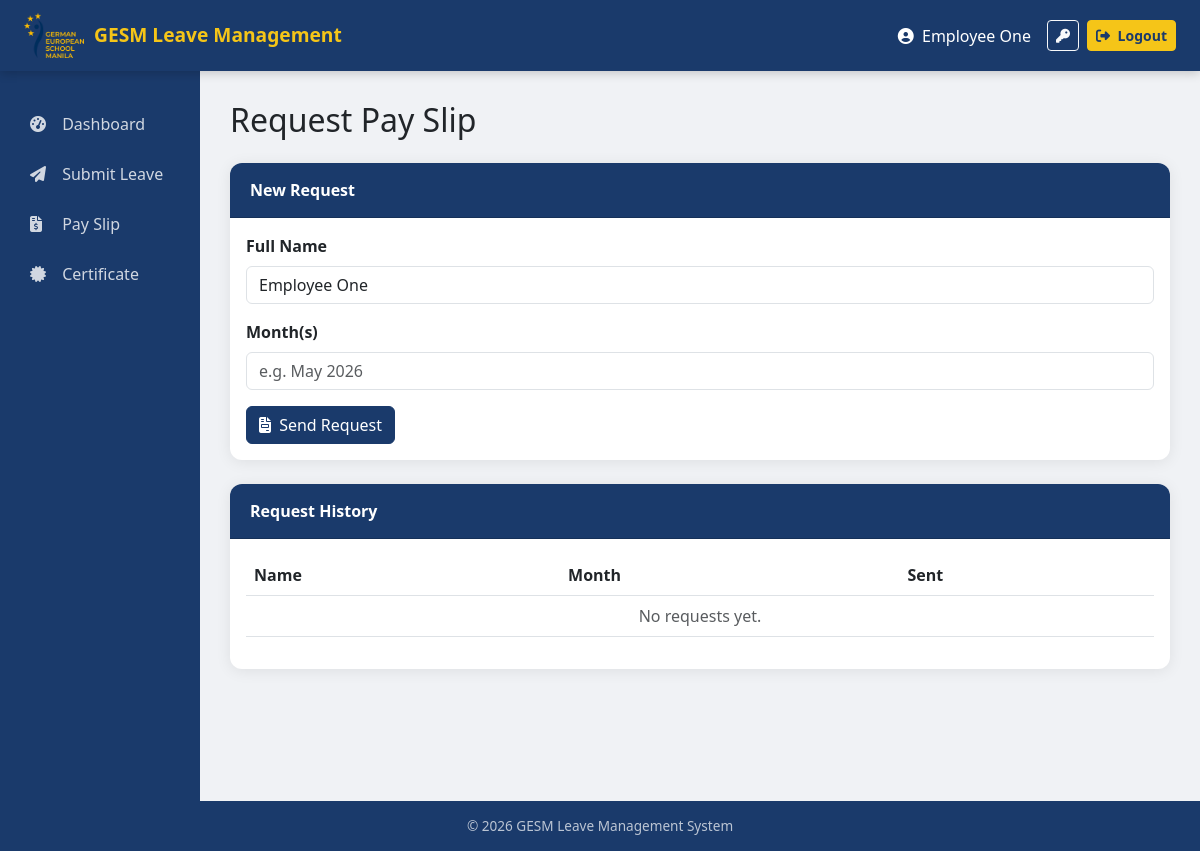
Screenshot of /dashboard/pay-slip/ (signed in) with the database file from the repository.
### accounts/models.py (models this page shows, shortened)
class User(AbstractUser):
    ROLE_CHOICES = [
    ('teacher', 'Teacher'),
    ('admin', 'Admin'),
    ('head_of_department', 'Head of Department'),
    ('head_of_school', 'Head of School'),
    ('head_of_admin', 'Head of Administration'),
    ('hr', 'HR'),
    ('scheduling_team', 'Scheduling Team'),
    ('calendar_access', 'Calendar Access'),
]
    role = models.CharField(max_length=20, choices=ROLE_CHOICES)
    department = models.ForeignKey(
        'Department',
        on_delete=models.SET_NULL,
        null=True,
        blank=True,
        related_name='members'
    )
    email = models.EmailField(unique=True)
    superior = models.ForeignKey(
        'self',
        on_delete=models.SET_NULL,
        null=True,
        blank=True,
        related_name='subordinates'
    )
    is_approved = models.BooleanField(default=False)  # approved by HR
    is_email_verified = models.BooleanField(default=False)  # email verified
    email_verification_token = models.UUIDField(default=uuid.uuid4, editable=False)

### dashboard/views.py (the view, shortened to what this page needs)
# urls.py: path('pay-slip/', PaySlipView.as_view(), name='pay_slip'),
class PaySlipView(LoginRequiredMixin, View):
    ALLOWED_ROLES = ['teacher', 'admin', 'head_of_department', 'head_of_school', 'hr']
    def get(self, request):
        if request.user.role not in self.ALLOWED_ROLES:
            return redirect('dashboard')
        history = PaySlipRequest.objects.filter(user=request.user).order_by('-sent_at')
        return render(request, 'dashboard/pay_slip.html', {'history': history})

### dashboard/templates/dashboard/pay_slip.html
{% extends 'base.html' %}
{% block content %}
<h2 class='mb-4'>Request Pay Slip</h2>
<div class='card mb-4'>
  <div class='card-header'>New Request</div>
  <div class='card-body'>
    <form method='post'>{% csrf_token %}
      <div class='mb-3'>
        <label class='form-label fw-bold'>Full Name</label>
        <input name='full_name' class='form-control'
          value='{{ request.user.first_name }} {{ request.user.last_name }}' required>
      </div>
      <div class='mb-3'>
        <label class='form-label fw-bold'>Month(s)</label>
        <input name='month' class='form-control'
          placeholder='e.g. May 2026' required>
      </div>
      <button type='submit' class='btn btn-primary'>
        <i class='fas fa-file-invoice me-1'></i> Send Request
      </button>
    </form>
  </div>
</div>
<div class='card'>
  <div class='card-header'>Request History</div>
  <div class='card-body'>
    <table class='table table-hover'>
      <thead><tr>
        <th>Name</th><th>Month</th><th>Sent</th>
      </tr></thead>
      <tbody>
        {% for r in history %}
        <tr>
          <td>{{ r.full_name }}</td>
          <td>{{ r.month }}</td>
          <td><small class='text-muted'>{{ r.sent_at|date:'d/m/Y H:i' }}</small></td>
        </tr>
        {% empty %}
        <tr><td colspan='3' class='text-center text-muted'>No requests yet.</td></tr>
        {% endfor %}
      </tbody>
    </table>
  </div>
</div>
{% endblock %}

### templates/base.html (shortened to what this page needs)
{% load static %}
<!DOCTYPE html>
<html lang="en">
<head>
   <link href="https://cdn.jsdelivr.net/npm/bootstrap@5.3.0/dist/css/bootstrap.min.css" rel="stylesheet">
   <link href="https://cdnjs.cloudflare.com/ajax/libs/font-awesome/6.4.0/css/all.min.css" rel="stylesheet">
</head>
<body>
<nav class="navbar navbar-expand-lg">
   <div class="container-fluid px-4">
       <a class="navbar-brand d-flex align-items-center"
          href="{% if request.user.is_authenticated %}{% url 'dashboard' %}{% else %}{% url 'login' %}{% endif %}">
           <img src="{% static 'images/logo.png' %}" alt="GESM Logo">
           <span>GESM Leave Management</span>
       </a>
       <div class="ms-auto d-flex align-items-center">
           {% if request.user.is_authenticated %}
           <span class="text-white me-3">
               <i class="fas fa-user-circle me-1"></i>
               {{ request.user.first_name }} {{ request.user.last_name }}
           </span>
           <a href="{% url 'change_password' %}" class="btn btn-outline-light btn-sm me-2"
              title="Account Settings">
               <i class="fas fa-key"></i>
           </a>
           <a href="{% url 'logout' %}" class="btn btn-warning btn-sm">
               <i class="fas fa-sign-out-alt me-1"></i> Logout
           </a>
           {% endif %}
       </div>
   </div>
</nav>
<div class="container-fluid p-0">
   <div class="row g-0">
       <div class="col-md-2 sidebar">
           <nav class="nav flex-column mt-2">
               {% if request.user.is_authenticated %}
               <a class="nav-link" href="{% url 'dashboard' %}">
                   <i class="fas fa-tachometer-alt"></i> Dashboard
               </a>
               {% if request.user.role == 'teacher' or request.user.role == 'admin' or request.user.role == 'hr' or request.user.role == 'head_of_department' %}
               <a class="nav-link" href="{% url 'submit_leave' %}">
                   <i class="fas fa-paper-plane"></i> Submit Leave
               </a>
               {% endif %}
               {% if request.user.role == 'teacher' or request.user.role == 'admin' or request.user.role == 'hr' or request.user.role == 'head_of_department' or request.user.role == 'head_of_school' %}
               <a class="nav-link" href="{% url 'pay_slip' %}">
                   <i class="fas fa-file-invoice-dollar"></i> Pay Slip
               </a>
               {% endif %}
               {% if request.user.role == 'teacher' or request.user.role == 'admin' or request.user.role == 'head_of_department' or request.user.role == 'head_of_school' %}
               <a class="nav-link" href="{% url 'certificate' %}">
                   <i class="fas fa-certificate"></i> Certificate
               </a>
               {% endif %}
               {% endif %}
           </nav>
       </div>
       <div class="col-md-10 main-content">
           {% block content %}{% endblock %}
       </div>
   </div>
</div>
<footer class="footer">
   &copy; 2026 GESM Leave Management System
</footer>
</body>
</html>

### templates/base.html (style rules this page uses)
:root { --gesm-blue: #1a3a6b; --gesm-yellow: #f5c518; --gesm-light: #f8f9fa; }
body { background-color: #f0f2f5; font-family: 'Segoe UI', sans-serif; }
.navbar { background-color: var(--gesm-blue) !important; box-shadow: 0 2px 10px rgba(0,0,0,0.2); }
.navbar-brand img { height: 45px; }
.navbar-brand span { color: var(--gesm-yellow); font-weight: 700; font-size: 1.2rem; margin-left: 10px; }
.nav-link { color: white !important; font-weight: 500; }
.sidebar { background-color: var(--gesm-blue); min-height: calc(100vh - 70px); padding-top: 20px; }
.sidebar .nav-link { color: rgba(255,255,255,0.8) !important; padding: 10px 20px; border-radius: 8px; margin: 3px 10px; transition: all 0.3s; }
.sidebar .nav-link i { width: 20px; margin-right: 8px; }
.main-content { padding: 30px; }
.card { border: none; border-radius: 12px; box-shadow: 0 2px 15px rgba(0,0,0,0.08); margin-bottom: 20px; }
.card-header { background-color: var(--gesm-blue); color: white; border-radius: 12px 12px 0 0 !important; padding: 15px 20px; font-weight: 600; }
.btn-primary { background-color: var(--gesm-blue); border-color: var(--gesm-blue); }
.btn-warning { background-color: var(--gesm-yellow); border-color: var(--gesm-yellow); color: var(--gesm-blue); font-weight: 600; }
.table thead { background-color: var(--gesm-blue); color: white; }
.footer { background-color: var(--gesm-blue); color: rgba(255,255,255,0.7); text-align: center; padding: 15px; font-size: 0.85rem; }

### rows the page displays
User: user.first_name "Employee", user.last_name "One", full_name "Employee One"
